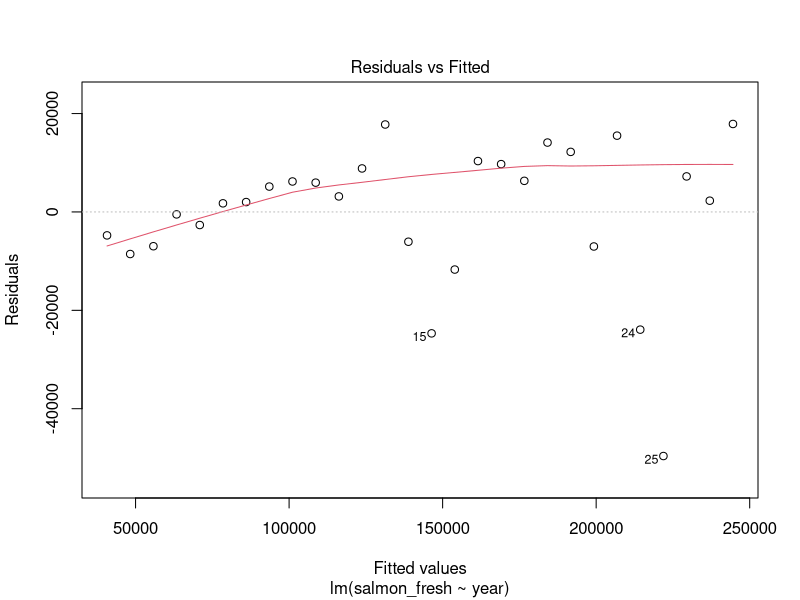
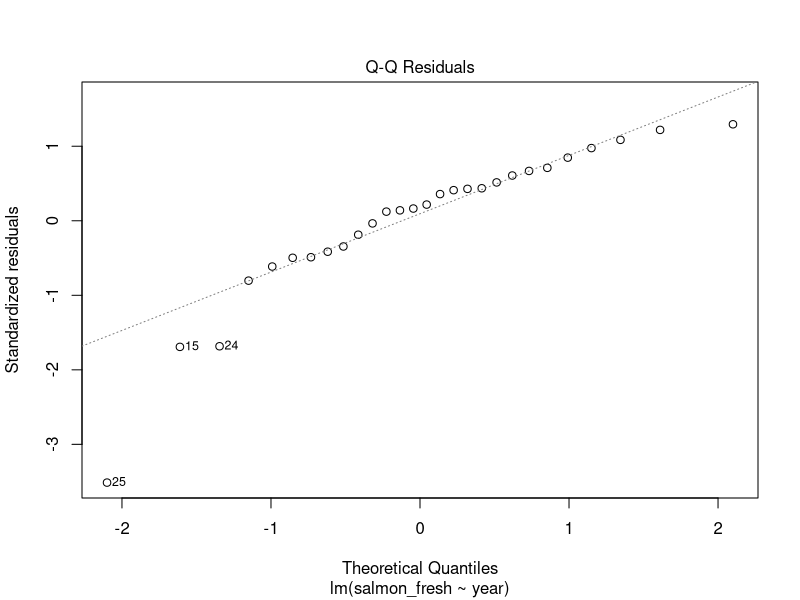
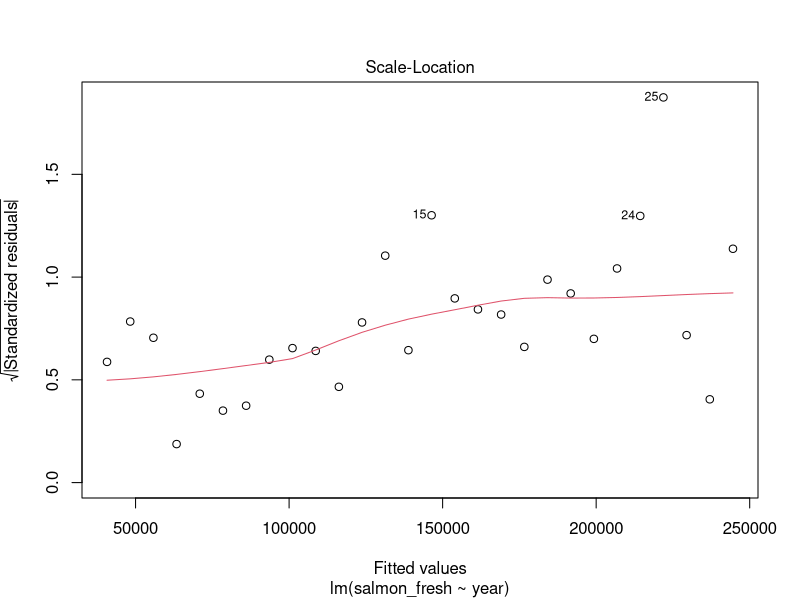
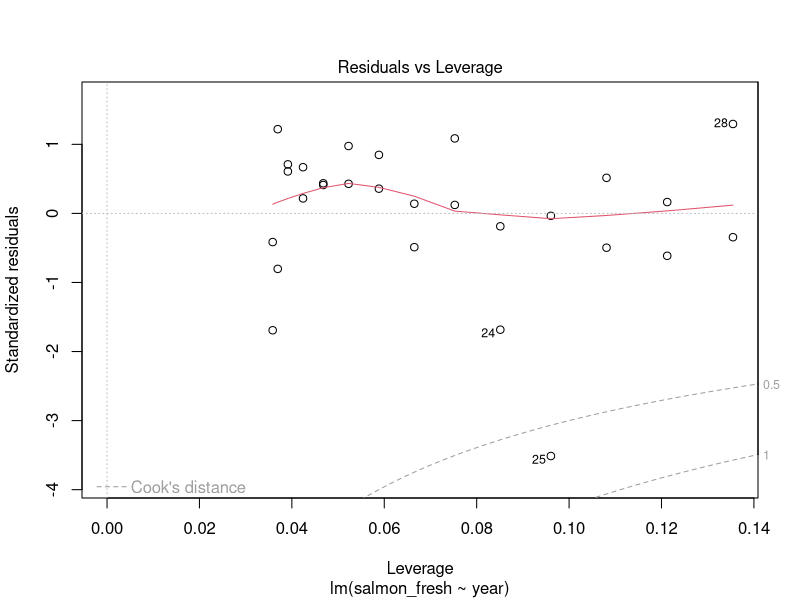
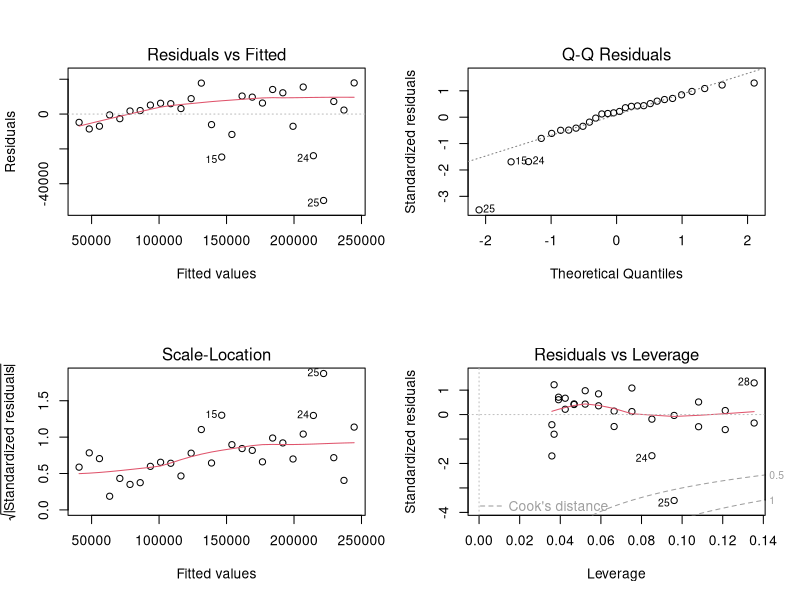

The R script that drew these images, in order:
## ---- chunk 1
knitr::opts_chunk$set(echo = TRUE)
## ---- chunk 2
##############################
# Load required packages
##############################

library(tidyverse)

##############################
# Import data files
##############################

salmon <- read_csv("salmon_imports_copy.csv")

##############################
# Simplify data
##############################

salmon_simple <- salmon %>% 
  select(year, salmon_fresh)
## ---- chunk 3
salmon_scatter <- ggplot(data = salmon_simple, aes(x = year, y = salmon_fresh)) +
  geom_point()

# Overall, using a linear regression to describe the relationship between year and fresh salmon imports makes sense. I do not have concerns about using linear regression to describe this relationship, as it is not obviously non-linear despite some strange data that deviate from the general linear trend exhibited. 
## ---- chunk 4
##############################
# Perform linear regression to describe the trend in total volume of fresh salmon imported to the US from 1990 to 2017
##############################

lm_salmon <- lm(salmon_fresh ~ year, data = salmon_simple)

# If we were to write out the model equation with the actual variables and coefficients, we would find: 

# Imports(tons) = -14982940 + 7550(year)
## ---- chunk 5
plot(lm_salmon) # view diagnostic plots in console

par(mfrow = c(2,2)) # plot all 4 diagnositcs plots together
plot(lm_salmon)
## ---- chunk 6
summary(lm_salmon)
## ---- chunk 7
salmon_final_graph <- ggplot(salmon_simple, aes(x = year, y = salmon_fresh)) +
  geom_point() +
  geom_smooth(method = lm, se = TRUE, size = 0.5, color = "gray20") + # se displays 95% CI for the predictions of the linear model
  theme_bw() +
  scale_x_continuous(expand = c(0,0), limits = c(1990, 2017)) +
  labs(x = "Year", y = "U.S. Annual Fresh Salmon Imports \n(1,000 points)")
## ---- chunk 8
##############################
# Create df with new values that you want to make predictions for
##############################

new_years <- data.frame(year = c(2022, 2024, 2026, 2028))
                        
##############################
# Feed new_years df into predict
##############################

future_predict <- predict(lm_salmon, newdata = new_years, interval = "confidence") # setting interval = "confidence" reports the upper and lower bounds of the 95% CI for model fit at each year

##############################
# Bind the prediction outcomes (those that are in the "fit" column with the 'new_years' data) to create a more useful table of predicted imports and upper and lower CI
##############################

predictions <- data.frame(new_years, future_predict)
predictions
## ---- chunk 9
##############################
# Use cor.test() function to find Pearson's r for the linear relationship between year and salmon imports
##############################

salmon_r <- cor.test(salmon_simple$year, salmon_simple$salmon_fresh)

# Pearson's r = 0.974
# I would consider this to be a strong positive correlation
